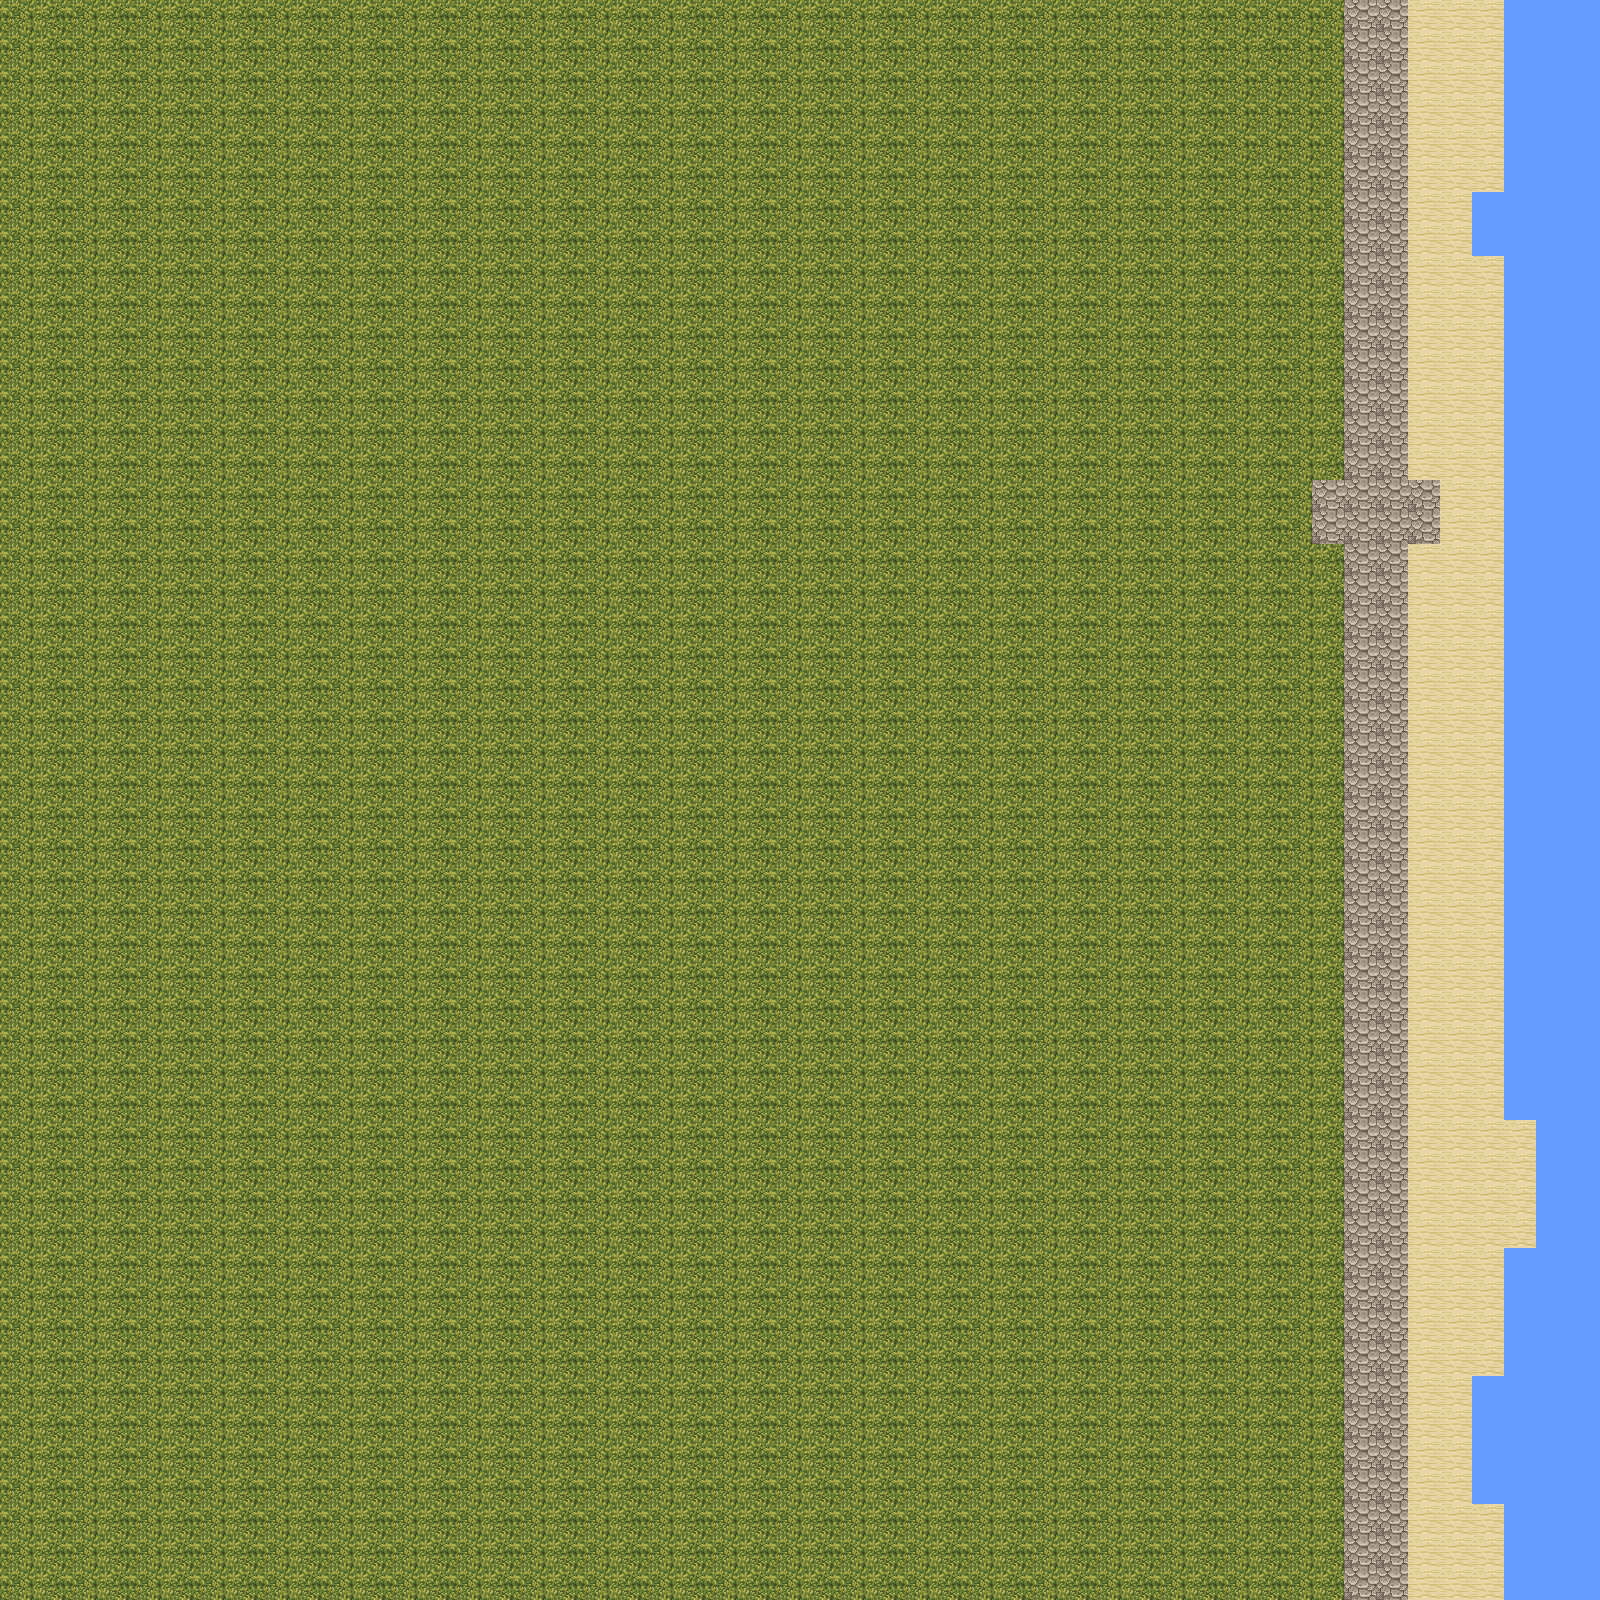

This is a level from a 2D game, rendered from its Tiled map with the project's own tilesets. A one-line summary and the map file follow, with tile-layer data summarised:
An orthogonal 50x50 tile map with 32x32 px tiles, 1 tile layer (sol1), 2 tilesets.

<map version="1.9" tiledversion="1.9.1" orientation="orthogonal" renderorder="right-down" width="50" height="50" tilewidth="32" tileheight="32" infinite="0" nextlayerid="2" nextobjectid="1">
 <tileset firstgid="1" source="../jeu de tuile/nature1.tsx" />
 <tileset firstgid="901" source="../jeu de tuile/nature2.tsx" />
 <layer id="1" name="sol1" width="50" height="50">
  <data>[2500 cells, 2500 non-empty, 5 distinct tile ids]</data>
 </layer>
</map>
